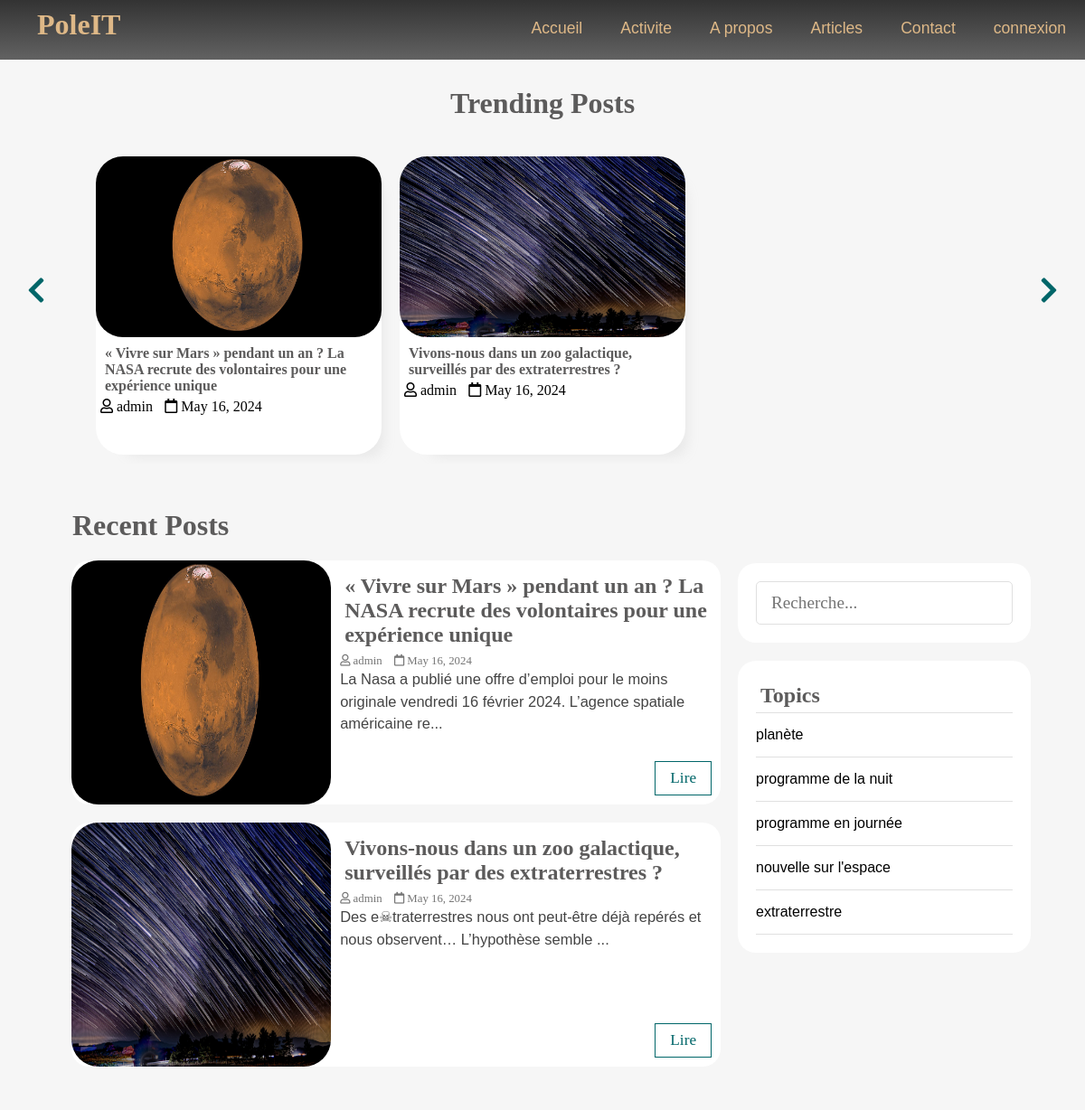
Screenshot of /espace_membre.php with the database file from the repository.
### tables this page shows
CREATE TABLE IF NOT EXISTS `posts` (
  `id` int NOT NULL AUTO_INCREMENT,
  `user_id` int NOT NULL,
  `topic_id` int DEFAULT NULL,
  `title` varchar(255) NOT NULL,
  `image` varchar(255) NOT NULL,
  `body` text NOT NULL,
  `published` tinyint NOT NULL,
  `created_at` datetime NOT NULL DEFAULT CURRENT_TIMESTAMP,
  PRIMARY KEY (`id`),
  KEY `topic_id` (`topic_id`)
);

CREATE TABLE IF NOT EXISTS `users` (
  `id` int NOT NULL AUTO_INCREMENT,
  `admin` tinyint NOT NULL,
  `username` varchar(255) NOT NULL,
  `email` varchar(255) NOT NULL,
  `password` varchar(255) NOT NULL,
  `created_at` timestamp NOT NULL DEFAULT CURRENT_TIMESTAMP,
  PRIMARY KEY (`id`),
  UNIQUE KEY `email` (`email`)
);

CREATE TABLE IF NOT EXISTS `topics` (
  `id` int NOT NULL AUTO_INCREMENT,
  `name` varchar(100) NOT NULL,
  `description` text NOT NULL,
  PRIMARY KEY (`id`),
  UNIQUE KEY `name` (`name`)
);

### app/database/db.php (called while the page is built, shortened)
<?php
require('connect.php');
function executeQuery($sql, $data)
{
    global $conn;
    $stmt = $conn->prepare($sql);
    $values = array_values($data);
    $types = str_repeat('s', count($values));
    $stmt->bind_param($types, ...$values);
    $stmt->execute();
    return $stmt;
}
function selectAll($table, $conditions = [])
{
    global $conn;
    $sql = "SELECT * FROM $table";
    if (empty($conditions)) {
        $stmt = $conn->prepare($sql);
        $stmt->execute();
        $records = $stmt->get_result()->fetch_all(MYSQLI_ASSOC);
        return $records;
    }
}
function getPublishedPosts()
{
    $sql = "SELECT p.*, u.username FROM posts AS p JOIN users AS u ON p.user_id=u.id WHERE p.published=?";
    $stmt = executeQuery($sql, ['published' => 1]);
    $records = $stmt->get_result()->fetch_all(MYSQLI_ASSOC);
    return $records;
}

### app/controllers/topics.php (called while the page is built, shortened)
<?php
include(ROOT_PATH . "/app/database/db.php");
$table = 'topics';
$topics = selectAll($table);

### espace_membre.php (the view, shortened to what this page needs)
<?php
include(ROOT_PATH . "/app/controllers/topics.php");
$posts = array();
$postsTitle = 'Recent Posts';
if (isset($_GET['t_id'])) {
  $posts = getPostsByTopicId($_GET['t_id']);
  $postsTitle = "You searched for posts under '" . $_GET['name'] . "'";
} else if (isset($_POST['search-term'])) {
  $postsTitle = "You searched for '" . $_POST['search-term'] . "'";
  $posts = searchPosts($_POST['search-term']);
} else {
  $posts = getPublishedPosts();
}
?>
<!DOCTYPE html>
<html lang="en">
<head>
  <link rel="stylesheet" href="https://use.fontawesome.com/releases/v5.7.2/css/all.css"
>
  <link rel="stylesheet" href="assets/css/style.css">
</head>
<body>
  <?php include(ROOT_PATH . "/app/includes/header.php"); ?>
  <div class="page-wrapper">
    <div class="post-slider">
      <h1 class="slider-title">Trending Posts</h1>
      <i class="fas fa-chevron-left prev"></i>
      <i class="fas fa-chevron-right next"></i>
      <div class="post-wrapper">
        <?php foreach ($posts as $post): ?>
          <div class="post">
            <img src="<?php echo BASE_URL . '/assets/images/' . $post['image']; ?>" alt="" class="slider-image">
            <div class="post-info">
              <h4><a href="single.php?id=<?php echo $post['id']; ?>"><?php echo $post['title']; ?></a></h4>
              <i class="far fa-user"> <?php echo $post['username']; ?></i>
              <i class="far fa-calendar"> <?php echo date('F j, Y', strtotime($post['created_at'])); ?></i>
            </div>
          </div>
        <?php endforeach; ?>
      </div>
    </div>
    <div class="content clearfix">
      <div class="main-content">
        <h1 class="recent-post-title"><?php echo $postsTitle ?></h1>
        <?php foreach ($posts as $post): ?>
          <div class="post clearfix">
            <img src="<?php echo BASE_URL . '/assets/images/' . $post['image']; ?>" alt="" class="post-image">
            <div class="post-preview">
              <h2><a href="single.php?id=<?php echo $post['id']; ?>"><?php echo $post['title']; ?></a></h2>
              <i class="far fa-user"> <?php echo $post['username']; ?></i>
              <i class="far fa-calendar"> <?php echo date('F j, Y', strtotime($post['created_at'])); ?></i>
              <p class="preview-text">
                <?php echo html_entity_decode(substr($post['body'], 0, 150) . '...'); ?>
              </p>
              <a href="single.php?id=<?php echo $post['id']; ?>" class="btn read-more">Lire</a>
            </div>
          </div>
        <?php endforeach; ?>
      </div>
      <div class="sidebar">
        <div class="section search">
          <form action="index.php" method="post">
            <input type="text" name="search-term" class="text-input" placeholder="Recherche...">
          </form>
        </div>
        <div class="section topics">
          <h2 class="section-title">Topics</h2>
          <ul>
            <?php foreach ($topics as $key => $topic): ?>
              <li><a href="<?php echo BASE_URL . '/index.php?t_id=' . $topic['id'] . '&name=' . $topic['name'] ?>"><?php echo $topic['name']; ?></a></li>
            <?php endforeach; ?>
          </ul>
        </div>
      </div>
    </div>
  </div>
</body>
</html>

### app/includes/header.php (shortened to what this page needs)
<header>
    <a href="<?php echo BASE_URL . '/index.php' ?>" class="logo">
      <h1 class="logo-text"><span>Pole</span>IT</h1>
    </a>
    <ul class="nav">
      <?php if (isset($_SESSION['id'])) { ?>
        <li>
              <a href="<?php echo BASE_URL . '/index.php' ?>">Accueil</a>
            </li>
        <li>
          <a href="#">
            <i class="fa fa-user"></i>
            <?php echo $_SESSION['username']; ?>
            <i class="fa fa-chevron-down" style="font-size: .8em;"></i>
          </a>
          <ul>
            <?php if($_SESSION['admin']){ ?>
              <li><a href="<?php echo BASE_URL . '/admin/dashboard.php' ?>">Dashboard</a></li>
            <?php } elseif (!$_SESSION['admin']) { ?>
                            <li><a href="<?php echo BASE_URL . '/user/dashboardUser.php' ?>">gestion des posts</a></li>
                            <?php } ?>
            <li><a href="<?php echo BASE_URL . '/logout.php' ?>" class="logout">Logout</a></li>
          </ul>
        </li>
                    </li>
                    <?php } else { ?>
                      <li><a href="#home">Accueil</a></li>
                      <li><a href="#activite">Activite</a></li>
                      <li><a href="#qsn">A propos</a></li>
                      <li><a href="#ma">Articles</a></li>
                      <li><a href="#contact">Contact</a></li>
                        <li ><a href="<?php echo BASE_URL . '/login.php' ?>">connexion</a></li>
                    <?php } ?>
    </ul>
</header>

### assets/css/style.css (style rules this page uses)
html { scroll-behavior: smooth; }
body { height: 100%; padding: 0px; margin: 0px; background: #f6f6f6; font-family: Nunito sans, sans-serif; }
img { border-radius: 20px; }
h1, h2, h3, h4, h5, h6 { font-family: "Candal", serif; color: #5c5b5b; margin: 5px; }
a { text-decoration: none; color: inherit; }
.clearfix::after { content: ""; display: block; clear: both; }
.btn { padding: 0.5rem 1rem; background: #006669; color: white; border: 1px solid transparent; border-radius: 0.25rem; font-size: 1.08em; font-family: "Lora", serif; }
.text-input { padding: 0.7rem 1rem; display: block; width: 100%; border-radius: 5px; border: 1px solid #e0e0e0; outline: none; color: #444; line-height: 1.5rem; font-size: 1.2em; font-family: "Lora", serif; }
header { background: linear-gradient(to bottom, #333, #626262); height: 66px; }
header * { color: burlywood; }
header .logo { float: left; height: inherit; margin-left: 2em; }
header .logo-text { margin: 9px; font-family: "Candal", serif; }
header .logo-text span { color: burlywood; }
header ul { float: right; margin: 0px; padding: 0px; list-style: none; }
header ul li { float: left; position: relative; }
header ul li a { display: block; padding: 21px; font-size: 1.1em; text-decoration: none; }
.page-wrapper { min-height: 100%; }
.post-slider { position: relative; }
.post-slider .slider-title { text-align: center; margin: 30px auto; }
.post-slider .next { position: absolute; top: 50%; right: 30px; font-size: 2em; color: #006669; cursor: pointer; }
.post-slider .prev { position: absolute; top: 50%; left: 30px; font-size: 2em; color: #006669; cursor: pointer; }
.post-slider .post-wrapper { width: 84%; height: 350px; margin: 0px auto; overflow: hidden; padding: 10px 0px 10px 0px; }
.post-slider .post-wrapper .post { width: 300px; height: 330px; margin: 0px 10px; display: inline-block; background: white; border-radius: 30px; box-shadow: 1rem 1rem 1rem -1rem #a0a0a033; }
.post-slider .post-wrapper .post .post-info { height: 130px; overflow-y: hidden; padding: 0px 5px; }
.post-slider .post-wrapper .post .slider-image { width: 100%; height: 200px; border-radius: 30px; }
.content { width: 90%; margin: 30px auto 30px; }
.content .main-content { width: 70%; float: left; }
.content .main-content .post { width: 95%; height: 270px; margin: 20px auto; border-radius: 20px; background: white; position: relative; }
.content .main-content .post .post-preview i { color: #757575; font-size: 0.8em; }
.content .main-content .post .preview-text { line-height: 1.5em; font-size: 1.03em; color: #444; }
.content .main-content .post .read-more { position: absolute; bottom: 10px; right: 10px; border: 1px solid #006669; background: transparent; border-radius: 0px; color: #006669 !important; }
.content .main-content .post .post-image { width: 40%; height: 100%; float: left; border-radius: 30px; }
.content .main-content .post .post-preview { width: 60%; padding: 10px; float: right; }
.content .main-content .recent-post-title { margin: 20px; }
.content .sidebar { width: 30%; float: left; }
.content .sidebar .section { background: white; padding: 20px; border-radius: 20px; margin-bottom: 20px; }
.content .sidebar .section.search { margin-top: 80px; }
.content .sidebar .section.topics ul { margin: 0px; padding: 0px; list-style: none; border-top: 1px solid #e0e0e0; }
.content .sidebar .section.topics ul li a { display: block; padding: 15px 0px 15px 0px; border-bottom: 1px solid #e0e0e0; transition: all 0.3s; }

### rows the page displays
posts: image (picture), title "« Vivre sur Mars » pendant un an ? La NASA recrute des volontaires pour une expérience unique", user.username "admin", created_at "May 16, 2024", body "La Nasa a publié une offre d’emploi pour le moins originale vendredi 16 février 2024. L’agence spatiale américaine re..."
posts: image (picture), title "Vivons-nous dans un zoo galactique, surveillés par des extraterrestres ?", user.username "admin", created_at "May 16, 2024", body "Des e☠traterrestres nous ont peut-être déjà repérés et nous observent… L’hypothèse semble ..."
topics: name "planète"
topics: name "programme de la nuit"
topics: name "programme en journée"
topics: name "nouvelle sur l'espace"
topics: name "extraterrestre"

### other values shown
$postsTitle "Recent Posts"
